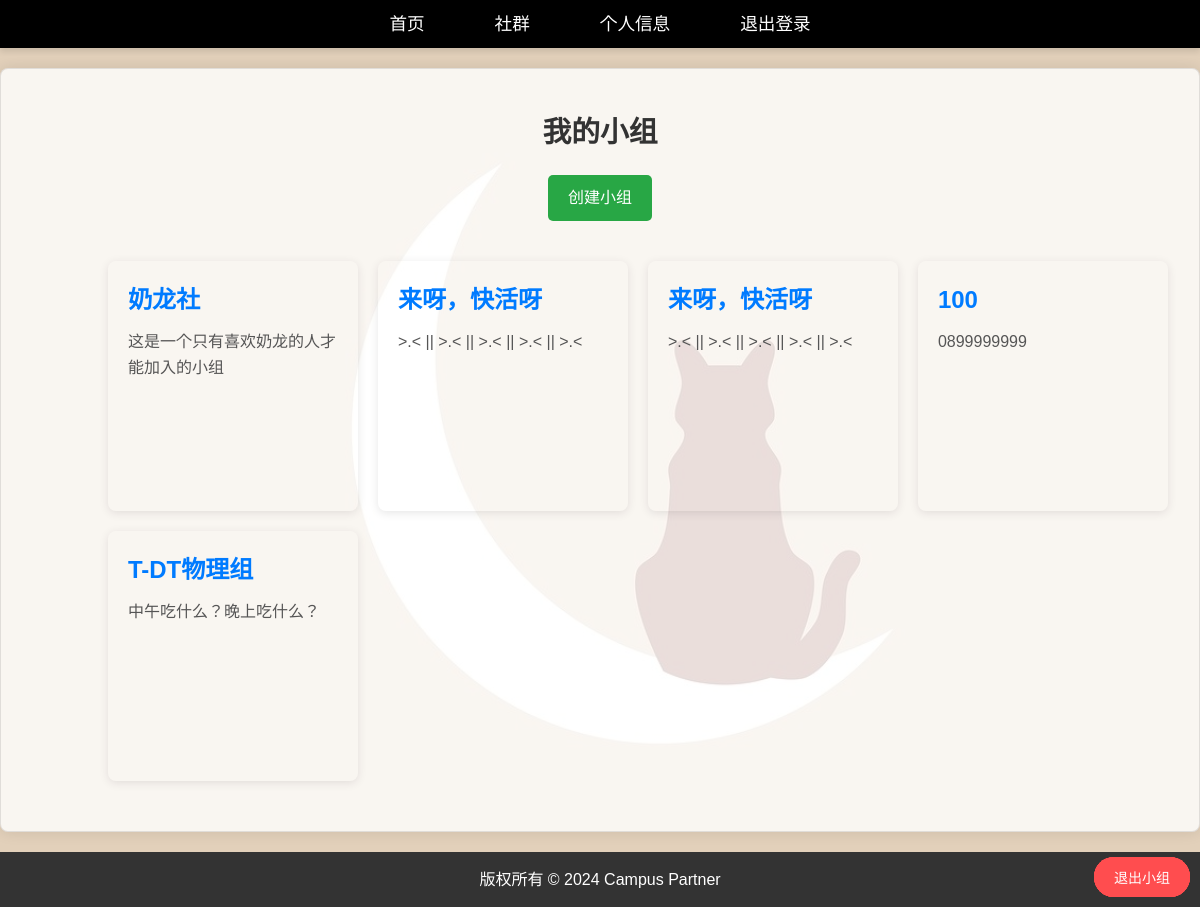
Screenshot of /user/groups (signed in) with the database file from the repository.
### models.py (models this page shows)
class Group(db.Model):
    id = db.Column(db.Integer,primary_key=True)
    name = db.Column(db.String(255),nullable=False)
    description = db.Column(db.String(512),default='',nullable=True)
    admin_id = db.Column(db.Integer,db.ForeignKey('user.id'),nullable=True)
    admin = db.relationship('User',backref='managed_groups')
    posts = db.relationship('Post',backref='group',lazy=True)
    members = db.relationship('User',secondary=group_members,back_populates='groups')
    date_created = db.Column(db.DateTime, default=func.now())

### app.py (the view)
@app.route('/user/groups',methods=['GET','POST'])
@login_required
def my_groups():
    groups = Group.query.filter(Group.members.any(id=current_user.id)).all()
    return render_template('my_groups.html',groups=groups)

### app.py (called while the page is built)
@login_manager.user_loader
def load_user(user_id):
    return User.query.get(int(user_id))

### templates/my_groups.html (shortened to what this page needs)
{% extends "base.html" %}
{% block styles %}
    <link rel="stylesheet" href="{{ url_for('static', filename='css/my_groups.css') }}">
{% endblock %}
{% block content %}
    <h1>我的小组</h1>
    <div class="group-actions">
        <a href="{{ url_for('create_group') }}" class="btn btn-primary create-group-button">创建小组</a>
    </div>
    {% if groups %}
        <div class="group-container">
            <div class="group-list">
                {% for group in groups %}
                    <div class="group-card">
                        <a href="{{ url_for('group_detail', group_id=group.id) }}" class="group-link">
                            <h3 class="group-name">{{ group.name }}</h3>
                        </a>
                        <p class="group-description">{{ group.description }}</p>
                        <form action="{{ url_for('leave_group', group_id=group.id) }}" method="POST" class="leave-group-form">
                            <button type="submit" class="btn btn-danger">退出小组</button>
                        </form>
                    </div>
                {% endfor %}
            </div>
        </div>
    {% else %}
        <p>你还没有加入任何小组，快去加入吧！</p>
    {% endif %}
{% endblock %}

### static/css/styles.css (style rules this page uses)
* { margin: 0; padding: 0; box-sizing: border-box; font-family: 'Arial', sans-serif; }
body { background-color: #f4f7f6; color: #333; line-height: 1.6; min-height: 100vh; display: flex; flex-direction: column; }
body { background-image: url('../images/moon-9164274_1280.png'); background-size: cover; background-position: center; background-attachment: fixed; background-repeat: no-repeat; height: 100vh; }

### static/css/my_groups.css (style rules this page uses)
body { font-family: Arial, sans-serif; background-color: #f9f9f9; }
h1 { color: #333; font-weight: bold; font-size: 1.8rem; margin-bottom: 20px; text-align: center; margin-top: 10px; }
.group-actions { text-align: center; margin-bottom: 20px; }
.create-group-button { display: inline-block; padding: 10px 20px; background-color: #28a745; color: white; border-radius: 5px; font-size: 16px; text-decoration: none; transition: background-color 0.3s; }
.group-container { width: 90%; max-width: 1200px; margin: 0 auto; padding: 20px; }
.group-list { display: grid; grid-template-columns: repeat(auto-fit, minmax(250px, 1fr)); gap: 20px; grid-auto-rows: minmax(250px, auto); }
.group-card { background-color: rgba(255, 255, 255, 0); padding: 20px; border-radius: 8px; box-shadow: 0 2px 10px rgba(0, 0, 0, 0.1); transition: transform 0.3s ease, box-shadow 0.3s ease, background-color 0.3s ease; height: 100%; width: 100%; max-width: 300px; min-width: 250px; }
.group-link { text-decoration: none; color: inherit; }
.group-name { font-size: 1.5rem; font-weight: bold; margin-bottom: 10px; color: #007bff; }
.group-description { font-size: 1rem; color: #555; margin-bottom: 10px; }
.leave-group-form button { position: absolute; bottom: 10px; right: 10px; background-color: #ff4d4f; color: white; border: none; padding: 10px 20px; border-radius: 50px; cursor: pointer; transition: background-color 0.3s ease, transform 0.3s ease; font-size: 14px; }
@media (max-width: 1200px) { .group-list { grid-template-columns: repeat(4, 1fr); } }

### rows the page displays
Group: name "奶龙社", description "这是一个只有喜欢奶龙的人才能加入的小组"
Group: name "来呀，快活呀", description ">.< || >.< || >.< || >.< || >.<"
Group: name "来呀，快活呀", description ">.< || >.< || >.< || >.< || >.<"
Group: name "100", description "0899999999"
Group: name "T-DT物理组", description "中午吃什么？晚上吃什么？"
